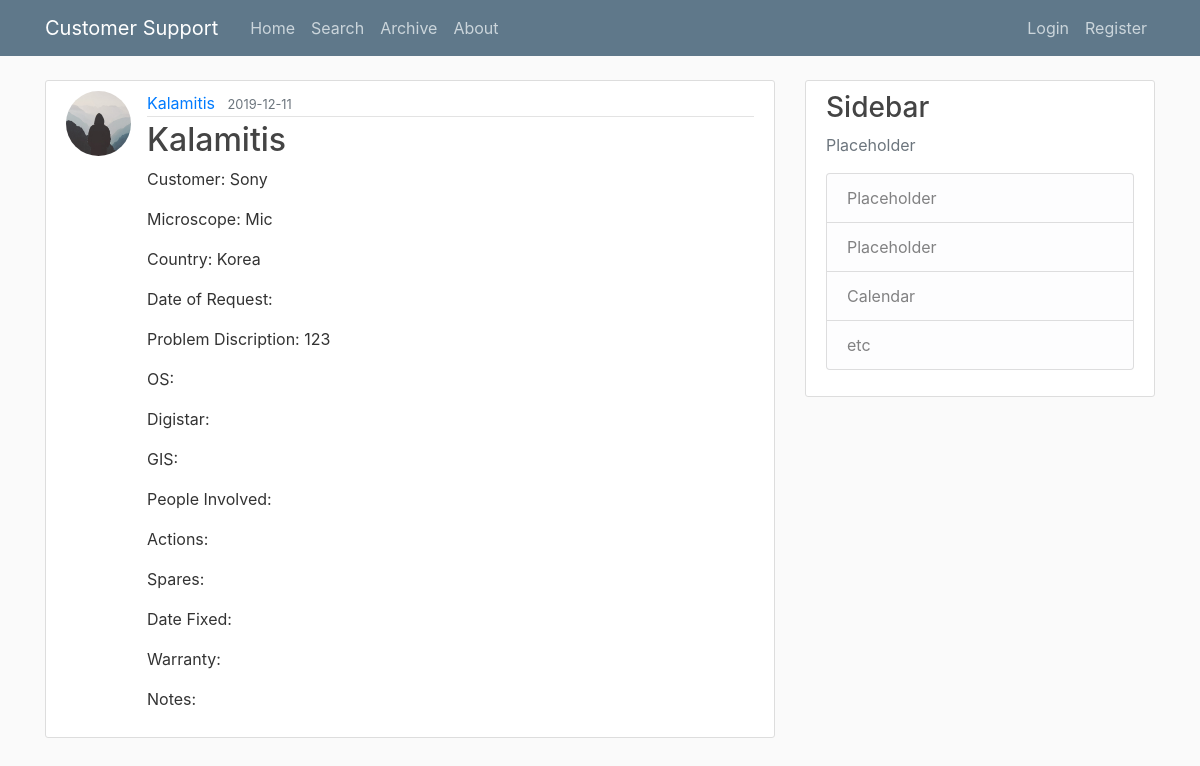
/post/1, run on the app's committed database.
### project/models.py (models this page shows, shortened)
class User(db.Model, UserMixin):
    id = db.Column(db.Integer, primary_key=True)
    username = db.Column(db.String(20), unique=True, nullable=False)
    email = db.Column(db.String(120), unique=True, nullable=False)
    image_file = db.Column(db.String(20), nullable=False, default='default.jpg')
    password = db.Column(db.String(60), nullable=False)
    posts = db.relationship('Post', backref='author', lazy=True)

class Post(db.Model):
    id = db.Column(db.Integer, primary_key=True)
    title = db.Column(db.String(100), nullable=False)
    date_posted = db.Column(db.DateTime, nullable=False, default=datetime.utcnow)
    customer = db.Column(db.Text, nullable=False)
    microscope = db.Column(db.Text, nullable=False)
    country = db.Column(db.Text, nullable=False)
    date_req = db.Column(db.Text, nullable=False)
    problem_disc = db.Column(db.Text, nullable=False)
    os = db.Column(db.Text, nullable=False)
    digistar = db.Column(db.Text, nullable=False)
    gis = db.Column(db.Text, nullable=False)
    people_inv = db.Column(db.Text, nullable=False)
    actions = db.Column(db.Text, nullable=False)
    spares = db.Column(db.Text, nullable=False)
    date_fix = db.Column(db.Text, nullable=False)
    warranty = db.Column(db.Text, nullable=False)
    notes = db.Column(db.Text, nullable=False)
    user_id = db.Column(db.Integer, db.ForeignKey('user.id'), nullable=False)

### project/routes.py (the view)
@app.route("/post/<int:post_id>")
def post(post_id):
    post = Post.query.get_or_404(post_id)
    return render_template('post.html', title=post.title, post=post)

### project/templates/post.html (shortened to what this page needs)
{% extends "layout.html" %}
{% block content %}
  <article class="media content-section">
    <img class="rounded-circle article-img" src="{{ url_for('static', filename='profile_pics/' + post.author.image_file) }}">
    <div class="media-body">
      <div class="article-metadata">
        <a class="mr-2" href="#">{{ post.author.username }}</a>
        <small class="text-muted">{{ post.date_posted.strftime('%Y-%m-%d') }}</small>
      </div>
      <h2 class="article-title">{{ post.title }}</h2>
      <p class="article-customer">Customer: {{ post.customer }}</p>
      <p class="article-microscope">Microscope: {{ post.microscope }}</p>
      <p class="article-country">Country: {{ post.country }}</p>
      <p class="article-date_req">Date of Request: {{ post.date_req }}</p>
      <p class="article-problem_disc">Problem Discription: {{ post.problem_disc }}</p>
      <p class="article-os">OS: {{ post.os }}</p>
      <p class="article-digistar">Digistar: {{ post.digistar }}</p>
      <p class="article-gis">GIS: {{ post.gis }}</p>
      <p class="article-people_inv">People Involved: {{ post.people_inv }}</p>
      <p class="article-actions">Actions: {{ post.actions }}</p>
      <p class="article-spares">Spares: {{ post.spares }}</p>
      <p class="article-date_fix">Date Fixed: {{ post.date_fix }}</p>
      <p class="article-warranty">Warranty: {{ post.warranty }}</p>
      <p class="article-notes">Notes: {{ post.notes }}</p>
    </div>
  </article>
{% endblock content %}

### project/static/main.css (style rules this page uses)
body { background: #fafafa; color: #333333; margin-top: 5rem; }
h1, h2, h3, h4, h5, h6 { color: #444444; }
.content-section { background: #ffffff; padding: 10px 20px; border: 1px solid #dddddd; border-radius: 3px; margin-bottom: 20px; }
.article-title { color: #444444; }
.article-img { height: 65px; width: 65px; margin-right: 16px; }
.article-metadata { padding-bottom: 1px; margin-bottom: 4px; border-bottom: 1px solid #e3e3e3 }

### data on the page
User: image_file (placeholder picture), author.username "Kalamitis"
Post: date_posted "2019-12-11", title "Kalamitis", customer "Sony", microscope "Mic", country "Korea", problem_disc "123"
